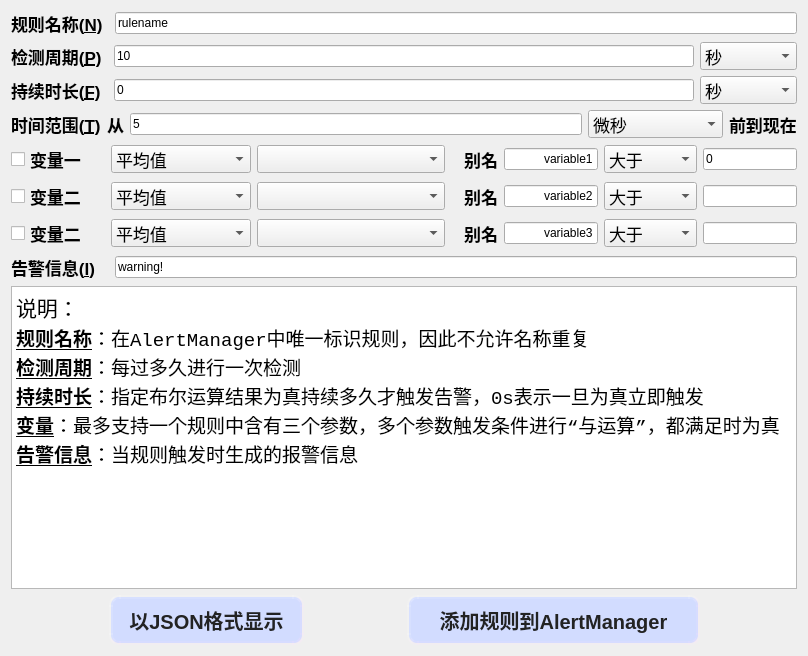
<?xml version="1.0" encoding="UTF-8"?>
<ui version="4.0">
 <class>SetAlertRuleWidget</class>
 <widget class="QWidget" name="SetAlertRuleWidget">
  <property name="geometry">
   <rect>
    <x>0</x>
    <y>0</y>
    <width>808</width>
    <height>656</height>
   </rect>
  </property>
  <property name="windowTitle">
   <string>Form</string>
  </property>
  <property name="styleSheet">
   <string notr="true">QPushButton{
/*背景色*/
	background-color: rgb(210, 220, 255);
/*边框样式*/
border-style: outset;
/*边框宽度为4像素*/
border-width: 4px;
/*边框圆角半径*/
border-radius: 10px;
/*边框颜色*/
border-color: rgba(255, 225, 255, 30);
/*字体*/
font: bold 20px;
/*字体颜色*/
color: rgb(35, 35, 35);
/*填衬*/
padding: 6px;
}

QPushButton:disabled{
background-color: rgba(211, 211, 211, 180);
color: rgba(39, 39, 39, 100);
}

/*鼠标悬停在按钮上时*/
QPushButton:hover{
	background-color: rgb(102, 102, 255,200);
border-color: rgba(255, 225, 255, 200);
color:rgba(0, 0, 0, 200);
}

/*按钮被按下时*/
QPushButton:pressed {
background-color: rgba(102, 102, 255, 200);
border-color: rgba(255, 225, 255, 30);
border-style: inset;
color:rgba(0, 0, 0, 100);
}

/*********标签*************/
QLabel{
	font: bold 17px;
}

QComboBox{
	font: 17px;
}

QCheckBox{
	font: bold 17px;
}

QLineEdit{
	font: 75 10pt &quot;Consolas&quot;;
}

QTextBrowser{
	font: 75 12pt &quot;Consolas&quot;;
}</string>
  </property>
  <layout class="QGridLayout" name="gridLayout">
   <item row="0" column="0">
    <layout class="QVBoxLayout" name="verticalLayout" stretch="0,0,0,0,0,0,0,0">
     <item>
      <layout class="QHBoxLayout" name="horizontalLayout_2" stretch="1,7">
       <item>
        <widget class="QLabel" name="label_ruleName">
         <property name="text">
          <string>规则名称(&amp;N)</string>
         </property>
         <property name="buddy">
          <cstring>lineE_ruleName</cstring>
         </property>
        </widget>
       </item>
       <item>
        <widget class="QLineEdit" name="lineE_ruleName">
         <property name="text">
          <string>rulename</string>
         </property>
        </widget>
       </item>
      </layout>
     </item>
     <item>
      <layout class="QHBoxLayout" name="horizontalLayout_6" stretch="1,6,1">
       <item>
        <widget class="QLabel" name="label_period">
         <property name="text">
          <string>检测周期(&amp;P)</string>
         </property>
         <property name="buddy">
          <cstring>lineE_period</cstring>
         </property>
        </widget>
       </item>
       <item>
        <widget class="QLineEdit" name="lineE_period">
         <property name="text">
          <string>10</string>
         </property>
        </widget>
       </item>
       <item>
        <widget class="QComboBox" name="coBox_period">
         <item>
          <property name="text">
           <string>秒</string>
          </property>
         </item>
         <item>
          <property name="text">
           <string>分钟</string>
          </property>
         </item>
         <item>
          <property name="text">
           <string>小时</string>
          </property>
         </item>
         <item>
          <property name="text">
           <string>天</string>
          </property>
         </item>
        </widget>
       </item>
      </layout>
     </item>
     <item>
      <layout class="QHBoxLayout" name="horizontalLayout_7" stretch="1,6,1">
       <item>
        <widget class="QLabel" name="label_for">
         <property name="text">
          <string>持续时长(&amp;F)</string>
         </property>
         <property name="buddy">
          <cstring>lineE_for</cstring>
         </property>
        </widget>
       </item>
       <item>
        <widget class="QLineEdit" name="lineE_for">
         <property name="text">
          <string>0</string>
         </property>
        </widget>
       </item>
       <item>
        <widget class="QComboBox" name="coBox_for">
         <item>
          <property name="text">
           <string>秒</string>
          </property>
         </item>
         <item>
          <property name="text">
           <string>分钟</string>
          </property>
         </item>
         <item>
          <property name="text">
           <string>小时</string>
          </property>
         </item>
         <item>
          <property name="text">
           <string>天</string>
          </property>
         </item>
        </widget>
       </item>
      </layout>
     </item>
     <item>
      <layout class="QHBoxLayout" name="horizontalLayout_3" stretch="10,1,50,15,4">
       <item>
        <widget class="QLabel" name="label_timeFrame">
         <property name="text">
          <string>时间范围(&amp;T)</string>
         </property>
         <property name="buddy">
          <cstring>lineE_timeFrom</cstring>
         </property>
        </widget>
       </item>
       <item>
        <widget class="QLabel" name="label_timeFrom">
         <property name="text">
          <string>从</string>
         </property>
         <property name="alignment">
          <set>Qt::AlignRight|Qt::AlignTrailing|Qt::AlignVCenter</set>
         </property>
        </widget>
       </item>
       <item>
        <widget class="QLineEdit" name="lineE_timeFrom">
         <property name="text">
          <string>5</string>
         </property>
        </widget>
       </item>
       <item>
        <widget class="QComboBox" name="coBox_timeFrame">
         <property name="currentText">
          <string>微秒</string>
         </property>
         <item>
          <property name="text">
           <string>微秒</string>
          </property>
         </item>
         <item>
          <property name="text">
           <string>毫秒</string>
          </property>
         </item>
         <item>
          <property name="text">
           <string>秒</string>
          </property>
         </item>
         <item>
          <property name="text">
           <string>分钟</string>
          </property>
         </item>
         <item>
          <property name="text">
           <string>小时</string>
          </property>
         </item>
         <item>
          <property name="text">
           <string>天</string>
          </property>
         </item>
         <item>
          <property name="text">
           <string>周</string>
          </property>
         </item>
        </widget>
       </item>
       <item>
        <widget class="QLabel" name="label_timeTo">
         <property name="text">
          <string>前到现在</string>
         </property>
        </widget>
       </item>
      </layout>
     </item>
     <item>
      <layout class="QHBoxLayout" name="horizontalLayout" stretch="10,15,20,5,10,10,10">
       <item>
        <widget class="QCheckBox" name="cBox_var1">
         <property name="text">
          <string>变量一</string>
         </property>
        </widget>
       </item>
       <item>
        <widget class="QComboBox" name="coBox_valueType1">
         <item>
          <property name="text">
           <string>平均值</string>
          </property>
         </item>
         <item>
          <property name="text">
           <string>最大值</string>
          </property>
         </item>
         <item>
          <property name="text">
           <string>最小值</string>
          </property>
         </item>
        </widget>
       </item>
       <item>
        <widget class="QComboBox" name="coBox_param1"/>
       </item>
       <item>
        <widget class="QLabel" name="label_alias1">
         <property name="text">
          <string>别名</string>
         </property>
         <property name="alignment">
          <set>Qt::AlignRight|Qt::AlignTrailing|Qt::AlignVCenter</set>
         </property>
        </widget>
       </item>
       <item>
        <widget class="QLineEdit" name="lineE_alias1">
         <property name="text">
          <string>variable1</string>
         </property>
         <property name="alignment">
          <set>Qt::AlignRight|Qt::AlignTrailing|Qt::AlignVCenter</set>
         </property>
        </widget>
       </item>
       <item>
        <widget class="QComboBox" name="coBox_compare1">
         <item>
          <property name="text">
           <string>大于</string>
          </property>
         </item>
         <item>
          <property name="text">
           <string>小于</string>
          </property>
         </item>
        </widget>
       </item>
       <item>
        <widget class="QLineEdit" name="lineE_threshold1">
         <property name="text">
          <string>0</string>
         </property>
        </widget>
       </item>
      </layout>
     </item>
     <item>
      <layout class="QHBoxLayout" name="horizontalLayout_4" stretch="10,15,20,5,10,10,10">
       <item>
        <widget class="QCheckBox" name="cBox_var2">
         <property name="text">
          <string>变量二</string>
         </property>
        </widget>
       </item>
       <item>
        <widget class="QComboBox" name="coBox_valueType2">
         <item>
          <property name="text">
           <string>平均值</string>
          </property>
         </item>
         <item>
          <property name="text">
           <string>最大值</string>
          </property>
         </item>
         <item>
          <property name="text">
           <string>最小值</string>
          </property>
         </item>
        </widget>
       </item>
       <item>
        <widget class="QComboBox" name="coBox_param2"/>
       </item>
       <item>
        <widget class="QLabel" name="label_alias2">
         <property name="text">
          <string>别名</string>
         </property>
         <property name="alignment">
          <set>Qt::AlignRight|Qt::AlignTrailing|Qt::AlignVCenter</set>
         </property>
        </widget>
       </item>
       <item>
        <widget class="QLineEdit" name="lineE_alias2">
         <property name="text">
          <string>variable2</string>
         </property>
         <property name="alignment">
          <set>Qt::AlignRight|Qt::AlignTrailing|Qt::AlignVCenter</set>
         </property>
        </widget>
       </item>
       <item>
        <widget class="QComboBox" name="coBox_compare2">
         <item>
          <property name="text">
           <string>大于</string>
          </property>
         </item>
         <item>
          <property name="text">
           <string>小于</string>
          </property>
         </item>
        </widget>
       </item>
       <item>
        <widget class="QLineEdit" name="lineE_threshold2"/>
       </item>
      </layout>
     </item>
     <item>
      <layout class="QHBoxLayout" name="horizontalLayout_5" stretch="10,15,20,5,10,10,10">
       <item>
        <widget class="QCheckBox" name="cBox_var3">
         <property name="text">
          <string>变量二</string>
         </property>
        </widget>
       </item>
       <item>
        <widget class="QComboBox" name="coBox_valueType3">
         <item>
          <property name="text">
           <string>平均值</string>
          </property>
         </item>
         <item>
          <property name="text">
           <string>最大值</string>
          </property>
         </item>
         <item>
          <property name="text">
           <string>最小值</string>
          </property>
         </item>
        </widget>
       </item>
       <item>
        <widget class="QComboBox" name="coBox_param3"/>
       </item>
       <item>
        <widget class="QLabel" name="label_alias3">
         <property name="text">
          <string>别名</string>
         </property>
         <property name="alignment">
          <set>Qt::AlignRight|Qt::AlignTrailing|Qt::AlignVCenter</set>
         </property>
        </widget>
       </item>
       <item>
        <widget class="QLineEdit" name="lineE_alias3">
         <property name="text">
          <string>variable3</string>
         </property>
         <property name="alignment">
          <set>Qt::AlignRight|Qt::AlignTrailing|Qt::AlignVCenter</set>
         </property>
        </widget>
       </item>
       <item>
        <widget class="QComboBox" name="coBox_compare3">
         <item>
          <property name="text">
           <string>大于</string>
          </property>
         </item>
         <item>
          <property name="text">
           <string>小于</string>
          </property>
         </item>
        </widget>
       </item>
       <item>
        <widget class="QLineEdit" name="lineE_threshold3"/>
       </item>
      </layout>
     </item>
     <item>
      <layout class="QHBoxLayout" name="horizontalLayout_8" stretch="1,7">
       <item>
        <widget class="QLabel" name="label_annotations">
         <property name="text">
          <string>告警信息(&amp;I)</string>
         </property>
         <property name="buddy">
          <cstring>lineE_annotations</cstring>
         </property>
        </widget>
       </item>
       <item>
        <widget class="QLineEdit" name="lineE_annotations">
         <property name="text">
          <string>warning!</string>
         </property>
        </widget>
       </item>
      </layout>
     </item>
    </layout>
   </item>
   <item row="1" column="0">
    <widget class="QTextBrowser" name="tBrow_showRule">
     <property name="font">
      <font>
       <family>Consolas</family>
       <pointsize>12</pointsize>
       <weight>9</weight>
       <italic>false</italic>
       <bold>false</bold>
      </font>
     </property>
     <property name="html">
      <string>&lt;!DOCTYPE HTML PUBLIC &quot;-//W3C//DTD HTML 4.0//EN&quot; &quot;http://www.w3.org/TR/REC-html40/strict.dtd&quot;&gt;
&lt;html&gt;&lt;head&gt;&lt;meta name=&quot;qrichtext&quot; content=&quot;1&quot; /&gt;&lt;style type=&quot;text/css&quot;&gt;
p, li { white-space: pre-wrap; }
&lt;/style&gt;&lt;/head&gt;&lt;body style=&quot; font-family:'Consolas'; font-size:12pt; font-weight:72; font-style:normal;&quot;&gt;
&lt;p style=&quot; margin-top:0px; margin-bottom:0px; margin-left:0px; margin-right:0px; -qt-block-indent:0; text-indent:0px;&quot;&gt;&lt;span style=&quot; font-size:16pt; font-weight:400;&quot;&gt;说明：&lt;/span&gt;&lt;/p&gt;
&lt;p style=&quot; margin-top:0px; margin-bottom:0px; margin-left:0px; margin-right:0px; -qt-block-indent:0; text-indent:0px;&quot;&gt;&lt;span style=&quot; font-size:14pt; font-weight:600; text-decoration: underline;&quot;&gt;规则名称&lt;/span&gt;&lt;span style=&quot; font-size:14pt; font-weight:400;&quot;&gt;：在AlertManager中唯一标识规则，因此不允许名称重复&lt;/span&gt;&lt;/p&gt;
&lt;p style=&quot; margin-top:0px; margin-bottom:0px; margin-left:0px; margin-right:0px; -qt-block-indent:0; text-indent:0px;&quot;&gt;&lt;span style=&quot; font-size:14pt; font-weight:600; text-decoration: underline;&quot;&gt;检测周期&lt;/span&gt;&lt;span style=&quot; font-size:14pt; font-weight:400;&quot;&gt;：每过多久进行一次检测&lt;/span&gt;&lt;/p&gt;
&lt;p style=&quot; margin-top:0px; margin-bottom:0px; margin-left:0px; margin-right:0px; -qt-block-indent:0; text-indent:0px;&quot;&gt;&lt;span style=&quot; font-size:14pt; font-weight:600; text-decoration: underline;&quot;&gt;持续时长&lt;/span&gt;&lt;span style=&quot; font-size:14pt; font-weight:400;&quot;&gt;：指定布尔运算结果为真持续多久才触发告警，0s表示一旦为真立即触发&lt;/span&gt;&lt;/p&gt;
&lt;p style=&quot; margin-top:0px; margin-bottom:0px; margin-left:0px; margin-right:0px; -qt-block-indent:0; text-indent:0px;&quot;&gt;&lt;span style=&quot; font-size:14pt; font-weight:600; text-decoration: underline;&quot;&gt;变量&lt;/span&gt;&lt;span style=&quot; font-size:14pt; font-weight:400;&quot;&gt;：最多支持一个规则中含有三个参数，多个参数触发条件进行“与运算”，都满足时为真&lt;/span&gt;&lt;/p&gt;
&lt;p style=&quot; margin-top:0px; margin-bottom:0px; margin-left:0px; margin-right:0px; -qt-block-indent:0; text-indent:0px;&quot;&gt;&lt;span style=&quot; font-size:14pt; font-weight:600; text-decoration: underline;&quot;&gt;告警信息&lt;/span&gt;&lt;span style=&quot; font-size:14pt; font-weight:400;&quot;&gt;：当规则触发时生成的报警信息&lt;/span&gt;&lt;/p&gt;&lt;/body&gt;&lt;/html&gt;</string>
     </property>
    </widget>
   </item>
   <item row="2" column="0">
    <layout class="QHBoxLayout" name="horizontalLayout_9" stretch="1,2,1,3,1">
     <item>
      <spacer name="horizontalSpacer_2">
       <property name="orientation">
        <enum>Qt::Horizontal</enum>
       </property>
       <property name="sizeHint" stdset="0">
        <size>
         <width>40</width>
         <height>20</height>
        </size>
       </property>
      </spacer>
     </item>
     <item>
      <widget class="QPushButton" name="pBtn_toJson">
       <property name="text">
        <string>以JSON格式显示</string>
       </property>
      </widget>
     </item>
     <item>
      <spacer name="horizontalSpacer">
       <property name="orientation">
        <enum>Qt::Horizontal</enum>
       </property>
       <property name="sizeHint" stdset="0">
        <size>
         <width>40</width>
         <height>20</height>
        </size>
       </property>
      </spacer>
     </item>
     <item>
      <widget class="QPushButton" name="pBtn__addRule">
       <property name="text">
        <string>添加规则到AlertManager</string>
       </property>
      </widget>
     </item>
     <item>
      <spacer name="horizontalSpacer_3">
       <property name="orientation">
        <enum>Qt::Horizontal</enum>
       </property>
       <property name="sizeHint" stdset="0">
        <size>
         <width>40</width>
         <height>20</height>
        </size>
       </property>
      </spacer>
     </item>
    </layout>
   </item>
  </layout>
 </widget>
 <resources/>
 <connections/>
</ui>
